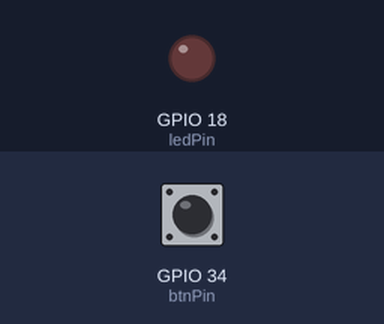
Bench run of a program on a simulated ESP32. Parts: output pins drawn as LEDs (lit = HIGH). Inputs (shaded band) come from the test bench; at power-on: GPIO 34 (btnPin) HIGH.

Above: at 1.2 s.
1.3 s: GPIO 34 (btnPin) pulled LOW for 0.15 s
At 2.3 s:
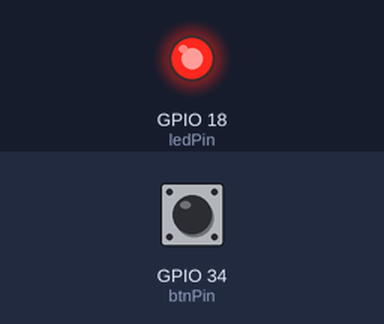
2.9 s: GPIO 34 (btnPin) pulled LOW for 1 s
At 3.5 s:
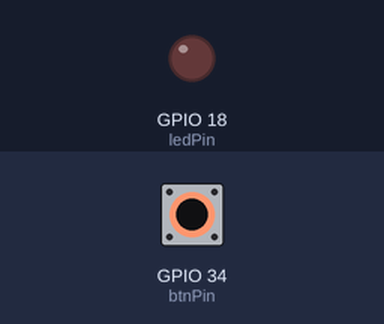
5.4 s: GPIO 34 (btnPin) pulled LOW for 3.2 s
At 6.6 s:
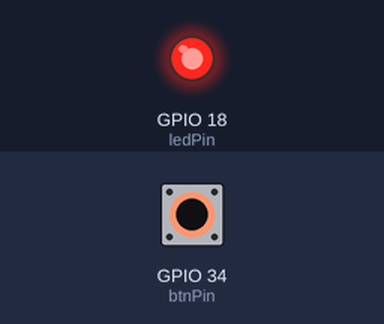
Timing chart, 0 to 8.4 s (numbered marks = the images above; inputs shaded):
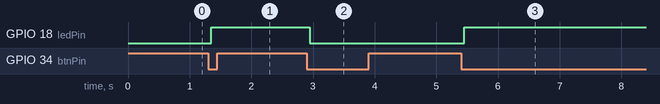

The program:

main.cpp
```cpp
#include <Arduino.h>

constexpr uint8_t ledPin = 18;
constexpr uint8_t btnPin = 34;

// create some constant variable for our debounce time.
// 30 to 50 ms should be enough
constexpr uint8_t buttonDebounceDelay = 50;

// global Variable for the last button state
// starting with HIGH (not pressed)
bool lastButtonState = HIGH;

// global Variable for the led state.
// starting with led off (LOW)
bool ledState = LOW;

void setup()
{
  // define led pin as output
  pinMode(ledPin, OUTPUT);
  // define btn pin as input
  pinMode(btnPin, INPUT);
}

void loop()
{

  // read current button state
  bool currentButtonState = digitalRead(btnPin);

  // check for falling edge
  if (currentButtonState == LOW && lastButtonState == HIGH)
  {
    // wait a short time to debounce the button
    delay(buttonDebounceDelay);

    // check if the button is still pressed (LOW)
    if (digitalRead(btnPin) == LOW)
    {
      ledState = !ledState;           // toggle led state
      digitalWrite(ledPin, ledState); // apply led state
    }
  }
  lastButtonState = currentButtonState;
}
```

Measured:
- after the input at 1.3 s, GPIO 18 (ledPin): LOW → HIGH after 0.05 s
- after the input at 2.9 s, GPIO 18 (ledPin): HIGH → LOW after 0.05 s
- after the input at 5.4 s, GPIO 18 (ledPin): LOW → HIGH after 0.05 s
